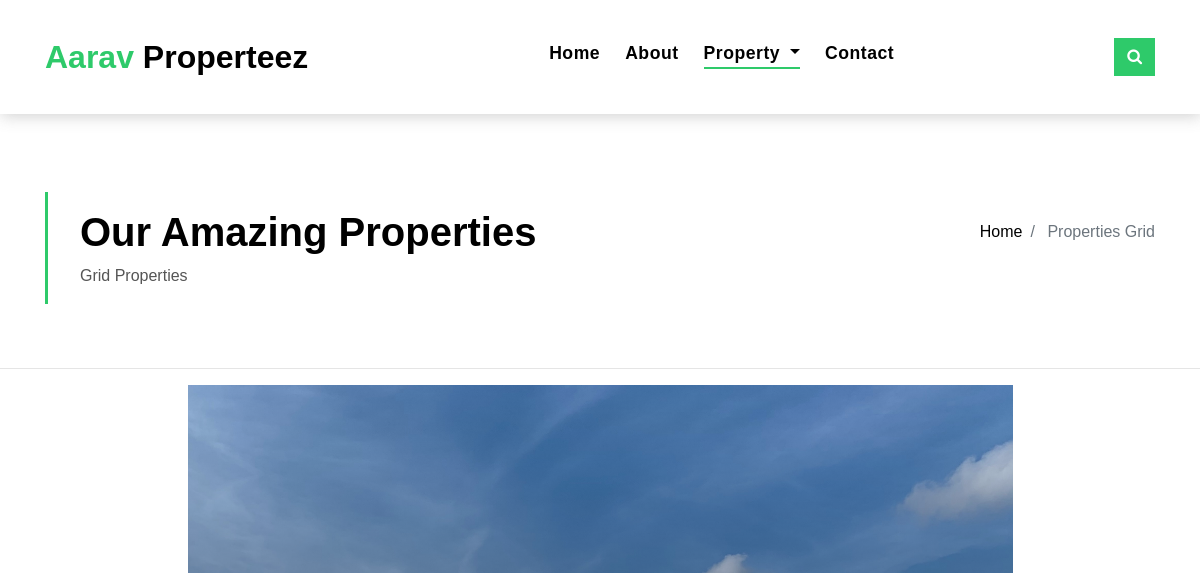
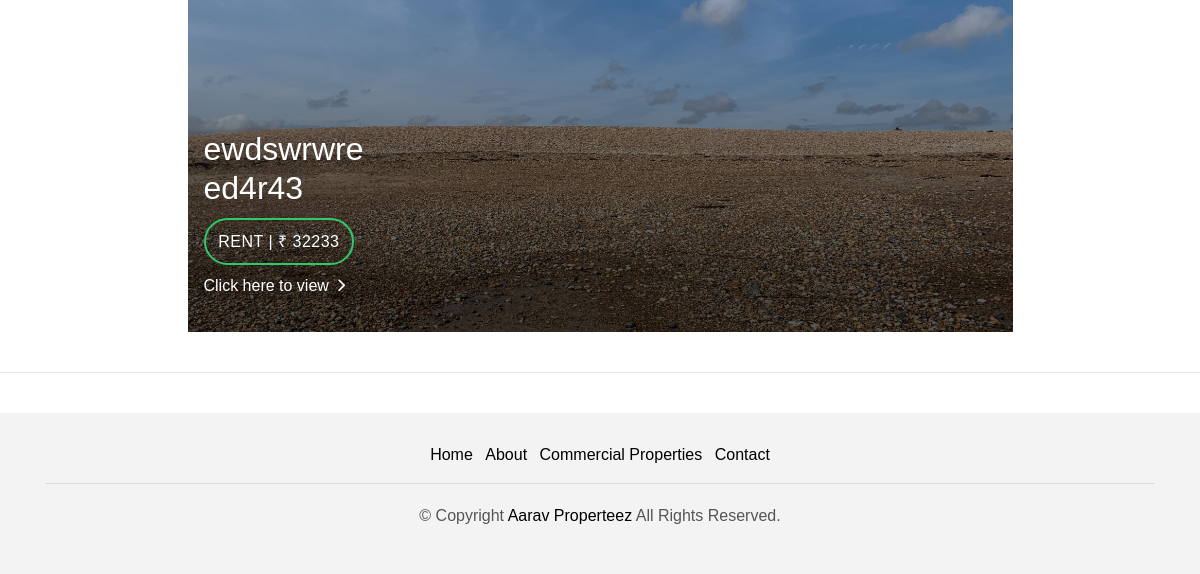
The page /commercial/ on the database as committed earlier (2 pictures, top to bottom).
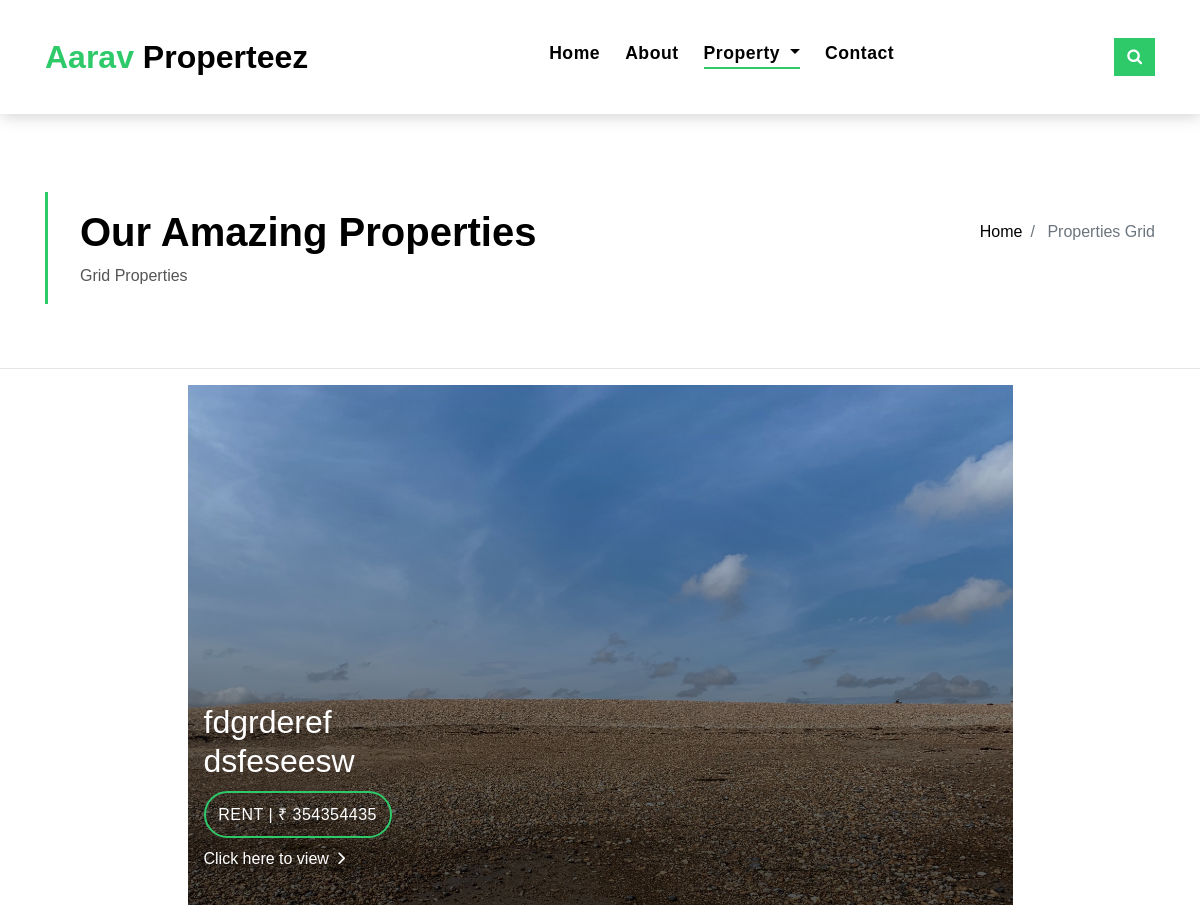
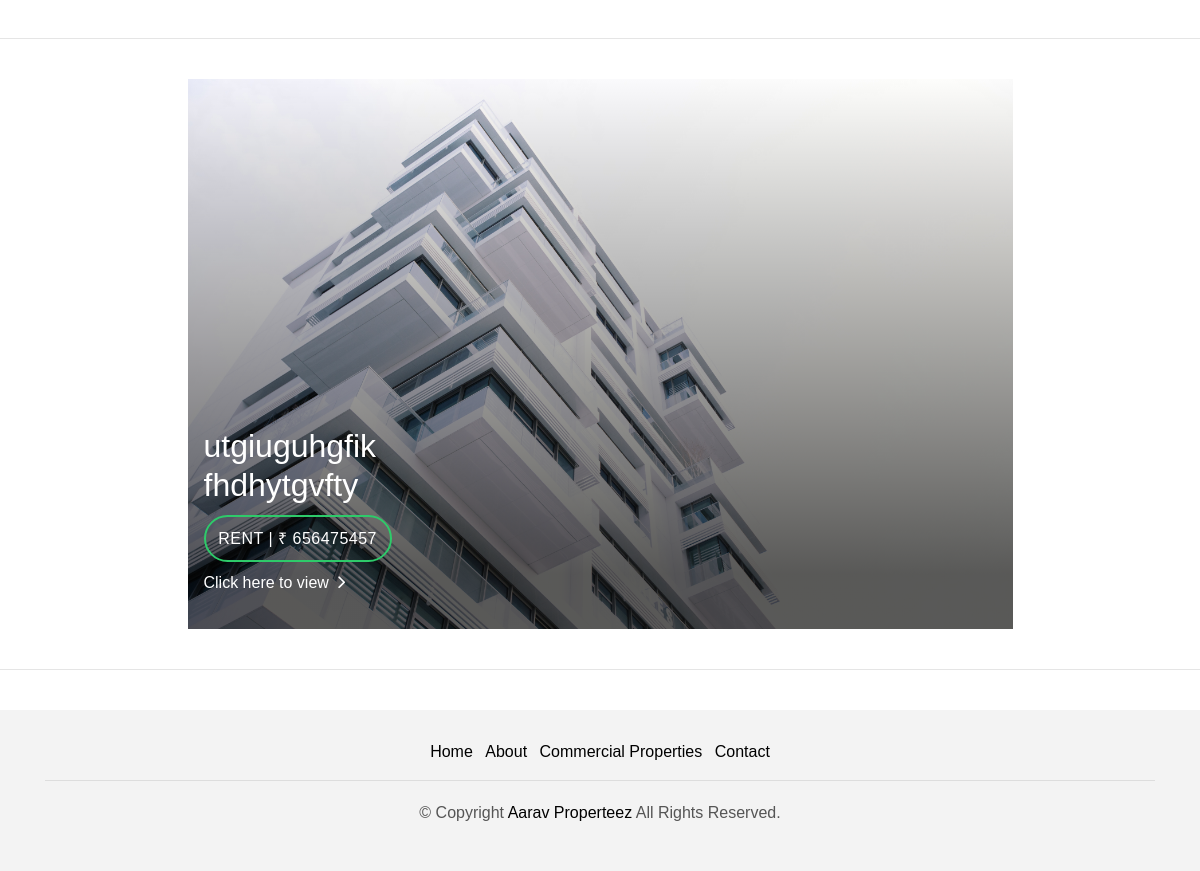
The same page on the database as committed later (2 pictures, top to bottom).
### app/models.py (models this page shows, shortened)
class Commercial(models.Model):
    main_image = models.ImageField(
        upload_to='images/', default='none')
    Area = models.DecimalField(max_digits=10, decimal_places=2)
    sno = models.AutoField(primary_key=True)
    title = models.CharField(max_length=100)
    content = models.TextField()
    price = models.IntegerField()
    timestamp = models.DateTimeField(default=now)
    sell_or_rent = models.CharField(max_length=20,
                                    choices=SELL_OR_RENT_COMM_CHOICES)
    location = models.CharField(max_length=150)
    property_type = models.CharField(max_length=20,
                                     choices=COMM_PROPERTY_CHOICES)
    floorplan = models.ImageField(blank=True)
    construction_status = models.CharField(max_length=20,
                                           choices=COMM_STATUS_CHOICES)
    amenities = MultiSelectField(choices=MY_COMM_CHOICES)
    slug = models.SlugField(unique=True)

### app/views.py (the view)
# urls.py: path('commercial/', views.commercial_view, name='commercial'),
def commercial_view(request):
    allProperties = Commercial.objects.all()
    context = {
        'allProperties': allProperties
    }
    return render(request, "commercial.html", context)

### templates/commercial.html (shortened to what this page needs)
{% extends 'base.html' %} {% load static %}
{% block propertyactive %} active{% endblock propertyactive %}
{% block content %}
<section class="intro-single">
  <div class="container">
    <div class="row">
      <div class="col-md-12 col-lg-8">
        <div class="title-single-box">
          <h1 class="title-single">Our Amazing Properties</h1>
          <span class="color-text-a">Grid Properties</span>
        </div>
      </div>
      <div class="col-md-12 col-lg-4">
        <nav aria-label="breadcrumb" class="breadcrumb-box d-flex justify-content-lg-end">
          <ol class="breadcrumb">
            <li class="breadcrumb-item">
              <a href="../">Home</a>
            </li>
            <li class="breadcrumb-item active" aria-current="page">
              Properties Grid
            </li>
          </ol>
        </nav>
      </div>
    </div>
  </div>
</section>
<hr>
{% for property in allProperties %}
<div class="container">
  <div class="row">
    <div class="col-md-9 mx-auto">
      <div class="card-box-a card-shadow">
        <div class="img-box-a">
          <img src="{{property.main_image.url}}" alt="" class="img-a img-fluid">
        </div>
        <div class="card-overlay">
          <div class="card-overlay-a-content">
            <div class="card-header-a">
              <h2 class="card-title-a">
                <a href="../commercial/{{ property.slug }} "></a>{{property.title}}
                <br /> {{property.location}}</a>
              </h2>
            </div>
            <div class="card-body-a">
              <div class="price-box d-flex">
                <span class="price-a">{{property.sell_or_rent}} | ₹ {{property.price}}</span>
              </div>
              <a href="../commercial/{{ property.slug }} " class="link-a">Click here to view
                <span class="ion-ios-arrow-forward"></span>
              </a>
            </div>
          </div>
        </div>
      </div>
    </div>
  </div>
</div>
<br>
<hr>
<br>
{% endfor %}
{% endblock content %}

### templates/base.html (shortened to what this page needs)
{% load static %}
<!DOCTYPE html>
<html lang="en">
<head>
    <link href="{% static 'lib/bootstrap/css/bootstrap.min.css' %}" rel="stylesheet">
    <link href="{% static 'lib/font-awesome/css/font-awesome.min.css' %}" rel="stylesheet">
    <link href="{% static 'lib/animate/animate.min.css' %}" rel="stylesheet">
    <link href="{% static 'lib/ionicons/css/ionicons.min.css' %}" rel="stylesheet">
    <link href="{% static 'lib/owlcarousel/assets/owl.carousel.min.css' %}" rel="stylesheet">
    <link href="{% static 'css/style.css' %}" rel="stylesheet">
</head>
<body>
    <nav class="navbar navbar-default navbar-trans navbar-expand-lg fixed-top">
        <div class="container">
            <a class="navbar-brand text-brand" href="index.html"><span class="color-b">Aarav</span> Properteez</a>
            <div class="navbar-collapse collapse justify-content-center" id="navbarDefault">
                <ul class="navbar-nav">
                    <li class="nav-item">
                        <a class="nav-link {% block homeactive %}{% endblock homeactive %}" href="../">Home</a>
                    </li>
                    <li class="nav-item">
                        <a class="nav-link {% block aboutactive %}{% endblock aboutactive %}" href="../about">About</a>
                    </li>
                    <li class="nav-item dropdown">
                        <a class="nav-link dropdown-toggle {% block propertyactive %} {% endblock propertyactive %}" href="#" id="navbarDropdown" role="button" data-toggle="dropdown"
                            aria-haspopup="true" aria-expanded="false">
                            Property
                        </a>
                    </li>
                    <li class="nav-item">
                        <a class="nav-link {% block contactactive %}{% endblock contactactive %}" href="../contact">Contact</a>
                    </li>
                </ul>
            </div>
            <button type="button" class="btn btn-b-n navbar-toggle-box-collapse d-none d-md-block" data-toggle="collapse" data-target="#navbarTogglerDemo01" aria-expanded="false">
                <span class="fa fa-search" aria-hidden="true"></span>
            </button>
        </div>
    </nav>
    {% block content %}{% endblock content %}
    <footer>
        <div class="container">
            <div class="row">
                <div class="col-md-12">
                    <nav class="nav-footer">
                        <ul class="list-inline">
                            <li class="list-inline-item">
                                <a href="../home">Home</a>
                            </li>
                            <li class="list-inline-item">
                                <a href="../about">About</a>
                            </li>
                            <li class="list-inline-item">
                                <a href="../commercial">Commercial Properties</a>
                            </li>
                            <li class="list-inline-item">
                                <a href="../contact">Contact</a>
                            </li>
                        </ul>
                    </nav>
                    <div class="copyright-footer">
                        <p class="copyright color-text-a">
                            &copy; Copyright
                            <span class="color-a">Aarav Properteez</span> All Rights Reserved.
                        </p>
                    </div>
                </div>
            </div>
        </div>
    </footer>
</body>
</html>

Rows that differ between the two databases and show on the page:
removed Commercial: main_image (picture), title "ewdswrwre", location "ed4r43", sell_or_rent "RENT", price "32233"
added Commercial: main_image (picture), title "fdgrderef", location "dsfeseesw", sell_or_rent "RENT", price "354354435"
added Commercial: main_image (picture), title "utgiuguhgfik", location "fhdhytgvfty", sell_or_rent "RENT", price "656475457"
